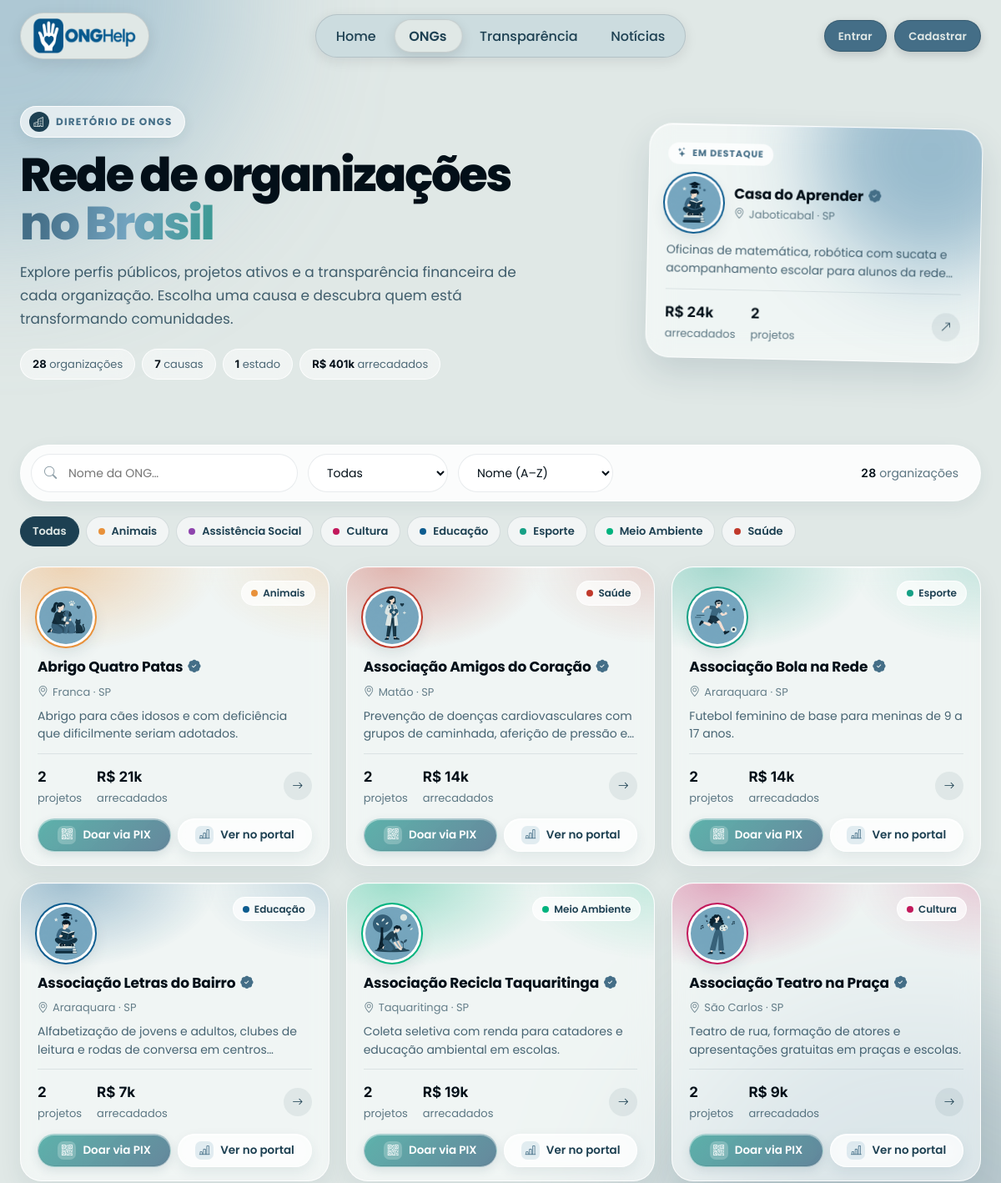
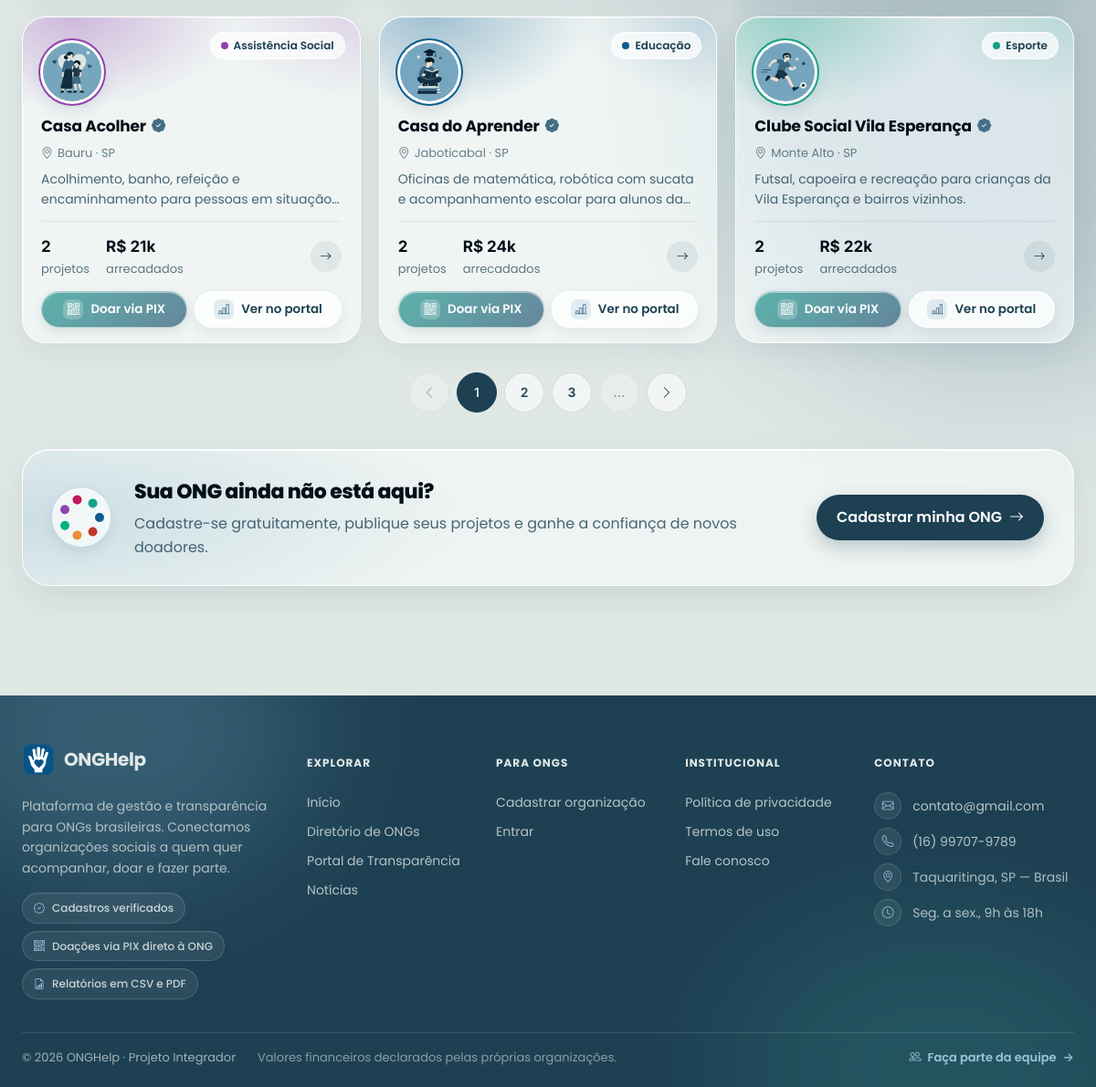
The app's page /pages/ongs.php?ordem=nome&pagina=1 with its own data (2 pictures, top to bottom).
### tables this page shows
CREATE TABLE `usuarios` (
  `id` int(10) unsigned NOT NULL AUTO_INCREMENT,
  `nome` varchar(160) NOT NULL,
  `cnpj` varchar(20) NOT NULL,
  `email` varchar(160) NOT NULL,
  `senha` varchar(255) NOT NULL,
  `area` varchar(60) NOT NULL,
  `status` enum('pendente','aprovada','recusada','suspensa') NOT NULL DEFAULT 'pendente',
  `aprovado_em` datetime DEFAULT NULL,
  `verificada_em` datetime DEFAULT NULL,
  `verificado_por` int(10) unsigned DEFAULT NULL,
  `motivo_recusa` text DEFAULT NULL,
  `responsavel_nome` varchar(160) NOT NULL DEFAULT '',
  `responsavel_cargo` varchar(80) NOT NULL DEFAULT '',
  `responsavel_autorizacao` tinyint(1) NOT NULL DEFAULT 0,
  `canal_tipo` enum('site','instagram','facebook','telefone','outro') NOT NULL DEFAULT 'site',
  `canal_valor` varchar(255) NOT NULL DEFAULT '',
  `email_aprovacao_enviado_em` datetime DEFAULT NULL,
  `cidade` varchar(100) NOT NULL DEFAULT 'Brasil',
  `estado` char(2) DEFAULT NULL,
  `descricao` text DEFAULT NULL,
  `pix_chave` varchar(20) NOT NULL,
  `cor_tema` varchar(7) DEFAULT NULL,
  `cor_fundo` varchar(7) DEFAULT NULL,
  `criado_em` datetime NOT NULL DEFAULT current_timestamp(),
  `foto_perfil` varchar(255) DEFAULT NULL,
  PRIMARY KEY (`id`),
  UNIQUE KEY `cnpj` (`cnpj`),
  UNIQUE KEY `email` (`email`),
  KEY `idx_usuarios_status` (`status`),
  KEY `idx_usuarios_status_cidade` (`status`,`cidade`),
  KEY `idx_usuarios_status_area` (`status`,`area`),
  KEY `fk_usuarios_admin` (`verificado_por`),
  CONSTRAINT `fk_usuarios_admin` FOREIGN KEY (`verificado_por`) REFERENCES `admins` (`id`) ON DELETE SET NULL
);

### pages/ongs.php (the view, shortened to what the rows shown need)
<?php
require_once '../includes/db.php';
require_once '../includes/helpers.php';
$ordem         = $_GET['ordem'] ?? 'nome';
$porPagina   = 9;
$pagina      = isset($_GET['pagina']) && ctype_digit($_GET['pagina'])
    ? max(1, (int) $_GET['pagina'])
    : 1;
$where  = "u.status = 'aprovada'";
$params = [];
switch ($ordem) {
    default:
        $orderBy = "u.nome ASC";
}
$stmtCount = $pdo->prepare("SELECT COUNT(*) FROM usuarios u WHERE $where");
$stmtCount->execute($params);
$totalOngs    = (int) $stmtCount->fetchColumn();
$totalPaginas = max(1, (int) ceil($totalOngs / $porPagina));
$pagina = min($pagina, $totalPaginas);
$offset = ($pagina - 1) * $porPagina;
$sql = "
    SELECT u.id, u.nome, u.area, u.cidade, u.estado, u.descricao, u.pix_chave, u.cor_tema, u.cor_fundo, u.status, u.verificada_em, u.foto_perfil,
           (SELECT COALESCE(SUM(m.valor), 0) FROM movimentacoes m
             WHERE m.usuario_id = u.id AND m.tipo = 'receita') AS arrecadado,
           (SELECT COUNT(*) FROM projetos p WHERE p.usuario_id = u.id) AS projetos
    FROM   usuarios u
    WHERE  $where
    ORDER  BY $orderBy
    LIMIT  $porPagina OFFSET $offset
";
$stmtOngs = $pdo->prepare($sql);
$stmtOngs->execute($params);
$ongs = $stmtOngs->fetchAll();
$destaqueStmt = $pdo->prepare("
    SELECT u.id, u.nome, u.area, u.cidade, u.estado, u.descricao,
           u.pix_chave, u.cor_tema, u.cor_fundo, u.status, u.verificada_em, u.foto_perfil,
           (SELECT COALESCE(SUM(m.valor), 0) FROM movimentacoes m
             WHERE m.usuario_id = u.id AND m.tipo = 'receita') AS arrecadado,
           (SELECT COUNT(*) FROM projetos p WHERE p.usuario_id = u.id) AS projetos
    FROM   usuarios u
    WHERE  $where
    ORDER  BY arrecadado DESC, u.nome ASC
    LIMIT  1
");
$destaqueStmt->execute($params);
$destaque = $destaqueStmt->fetch() ?: null;
$coresArea = coresArea();
include '../includes/header.php';
?>
<section class="ongs-page-head og-head">
  <div class="container">
    <div class="og-head-grade">
      <div class="og-head-copy">
        <h1 class="ongs-page-title">
          Rede de organizações <span class="og-sem-quebra">no Brasil</span>
        </h1>
      </div>
      <?php if ($destaque):
        [$corD] = temaOng($destaque, $coresArea);
        $descD = trim($destaque['descricao'] ?? '');
      ?>
        <a class="og-destaque" href="perfilpublico.php?id=<?= (int) $destaque['id'] ?>"
           style="--causa-cor:<?= htmlspecialchars($corD) ?>;">
          <span class="og-destaque-rotulo"><i class="bi bi-stars" aria-hidden="true"></i> Em destaque</span>
          <span class="og-destaque-topo">
            <span class="og-avatar">
              <img src="<?= htmlspecialchars(fotoPerfilUrl($destaque['foto_perfil'] ?? null, '../', $destaque['area'] ?? null), ENT_QUOTES, 'UTF-8') ?>" alt="" aria-hidden="true">
            </span>
            <span>
              <span class="og-nome"><?= htmlspecialchars($destaque['nome']) ?> <?= badgeVerificado($destaque, true) ?></span>
              <span class="og-local"><i class="bi bi-geo-alt" aria-hidden="true"></i> <?= htmlspecialchars($destaque['cidade'] ?: 'Brasil') ?><?= $destaque['estado'] ? ' · ' . htmlspecialchars($destaque['estado']) : '' ?></span>
            </span>
          </span>
          <?php if ($descD !== ''): ?>
            <span class="og-desc"><?= htmlspecialchars($descD) ?></span>
          <?php endif; ?>
          <span class="og-destaque-base">
            <span><strong><?= fmtDinheiro((float) $destaque['arrecadado'], true) ?></strong> arrecadados</span>
            <span><strong><?= (int) $destaque['projetos'] ?></strong> projetos</span>
            <span class="og-seta" aria-hidden="true"><i class="bi bi-arrow-up-right"></i></span>
          </span>
        </a>
      <?php endif; ?>
    </div>
  </div>
</section>
<section id="lista" class="section page-main ongs-page og-lista">
  <div class="container">
    <?php if (empty($ongs)): ?>
      <div class="ongs-index ongs-index-vazio">
        <div class="ongs-empty">
          <p class="ongs-empty-text">Nenhuma organização encontrada com esses filtros</p>
          <a href="ongs.php#lista" class="btn btn-outline-secondary rounded-pill px-4">
            Limpar filtros
          </a>
        </div>
      </div>
    <?php else: ?>
      <div class="og-grade">
        <?php foreach ($ongs as $ong):
          [$cor1] = temaOng($ong, $coresArea);
          $descricao = trim($ong['descricao'] ?? '');
        ?>
        <article class="og-card" style="--causa-cor:<?= htmlspecialchars($cor1) ?>;">
          <span class="og-card-aurora" aria-hidden="true"></span>
          <span class="og-causa"><span class="cause-dot" aria-hidden="true"></span> <?= htmlspecialchars($ong['area']) ?></span>
          <span class="og-avatar">
            <img src="<?= htmlspecialchars(fotoPerfilUrl($ong['foto_perfil'] ?? null, '../', $ong['area'] ?? null), ENT_QUOTES, 'UTF-8') ?>"
                 alt="" aria-hidden="true">
          </span>
          <h2 class="og-nome">
            <a class="og-card-link" href="perfilpublico.php?id=<?= (int) $ong['id'] ?>"><?= htmlspecialchars($ong['nome']) ?></a>
            <?= badgeVerificado($ong, true) ?>
          </h2>
          <span class="og-local">
            <i class="bi bi-geo-alt" aria-hidden="true"></i>
            <?= htmlspecialchars($ong['cidade'] ?: 'Brasil') ?><?= $ong['estado'] ? ' · ' . htmlspecialchars($ong['estado']) : '' ?>
          </span>
          <span class="og-desc"><?= htmlspecialchars($descricao) ?></span>
          <span class="og-card-base">
            <span class="og-numero"><strong><?= number_format((int) $ong['projetos'], 0, ',', '.') ?></strong> projetos</span>
            <span class="og-numero"><strong><?= fmtDinheiro((float) $ong['arrecadado'], true) ?></strong> arrecadados</span>
            <span class="og-seta" aria-hidden="true"><i class="bi bi-arrow-right"></i></span>
          </span>
          <span class="og-card-acoes">
            <?php if (!empty($ong['pix_chave'])): ?>
              <button type="button" class="btn-pix" data-bs-toggle="modal" data-bs-target="#modalDoacao<?= (int) $ong['id'] ?>">
                <i class="bi bi-qr-code" aria-hidden="true"></i> Doar via PIX
              </button>
            <?php endif; ?>
            <a class="btn-portal" href="transparencia.php?ong=<?= (int) $ong['id'] ?>">
              <i class="bi bi-bar-chart-line" aria-hidden="true"></i> Ver no portal
            </a>
          </span>
        </article>
        <?php endforeach; ?>
      </div>
    <?php endif; ?>
  </div>
</section>
<section class="og-convite-secao">
  <div class="container">
    <div class="og-convite">
      <div>
        <h2>Sua ONG ainda não está aqui?</h2>
      </div>
    </div>
  </div>
</section>
<?php include '../includes/footer.php'; ?>

### includes/helpers.php (shortened to what the rows shown need)
<?php
function fmtDinheiro(float $v, bool $compacto = false): string
{
    if ($compacto) {
        if ($v >= 1_000)     return 'R$ ' . number_format($v / 1_000, 0, ',', '.') . 'k';
        return 'R$ ' . number_format($v, 0, ',', '.');
    }
    return 'R$ ' . number_format($v, 2, ',', '.');
}
function fmtData(string $data): string
{
    return date('d/m/Y', strtotime($data));
}
function badgeVerificado(array $ong, bool $compacto = false): string
{
    $data = fmtData((string) $ong['verificada_em']);
    $iso  = date('Y-m-d', strtotime((string) $ong['verificada_em']));
    if ($compacto) {
        return '<i class="bi bi-patch-check-fill ong-card-verif" '
            . 'title="Cadastro verificado em ' . htmlspecialchars($data, ENT_QUOTES, 'UTF-8') . '" '
            . 'aria-label="Cadastro verificado em ' . htmlspecialchars($data, ENT_QUOTES, 'UTF-8') . '"></i>';
    }
    return '<span class="badge-verificado">'
        . '<i class="bi bi-patch-check-fill"></i> Verificada em '
        . '<time datetime="' . htmlspecialchars($iso, ENT_QUOTES, 'UTF-8') . '">'
        . htmlspecialchars($data, ENT_QUOTES, 'UTF-8')
        . '</time></span>';
}
function arquivoImagemDisponivel(string $pasta, string $nomeBase): ?string
{
    foreach (['png', 'webp', 'jpg', 'jpeg', 'svg'] as $extensao) {
        $arquivo = $nomeBase . '.' . $extensao;
        if (is_file(rtrim($pasta, '/\\') . DIRECTORY_SEPARATOR . $arquivo)) {
            return $arquivo;
        }
    }
    return null;
}
function iconeArea(string $area, string $base = ''): string
{
    $mapa = [
        'Educação'           => 'educacao',
        'Saúde'              => 'saude',
        'Animais'            => 'animais',
        'Meio Ambiente'      => 'meio-ambiente',
        'Assistência Social' => 'assistencia-social',
        'Cultura'            => 'cultura',
        'Esporte'            => 'esporte',
        'Outra'              => 'outra',
    ];
    $slug  = $mapa[$area] ?? 'outra';
    $pasta = __DIR__ . '/../assets/img/icons/areas';
    $arquivo = arquivoImagemDisponivel($pasta, $slug) ?? 'outra.png';
    return $base . 'assets/img/icons/areas/' . $arquivo;
}
function fotoPerfilUrl(?string $arquivo, string $base = '', ?string $area = null): string
{
    $arquivo = basename(trim((string) $arquivo));
    $pasta   = __DIR__ . '/../assets/img/uploads/perfis/';
    if ($area !== null && trim($area) !== '') {
        return iconeArea($area, $base);
    }
    $padrao = arquivoImagemDisponivel(__DIR__ . '/../assets/img/defaults', 'avatar-ong')
        ?? 'avatar-ong.png';
    return $base . 'assets/img/defaults/' . $padrao;
}
function coresArea(): array
{
    return [
        'Educação'           => ['#0D5C8F', '#0a4a73'],
        'Saúde'              => ['#C0392B', '#922B21'],
        'Animais'            => ['#E8913A', '#d45610'],
        'Meio Ambiente'      => ['#00B37E', '#00855D'],
        'Assistência Social' => ['#8E44AD', '#6C3483'],
        'Cultura'            => ['#C2185B', '#8E1143'],
        'Esporte'            => ['#16A085', '#0E6655'],
        'Outra'              => ['#5A6A80', '#3D4A5C'],
    ];
}
function temaOng(array $ong, ?array $coresArea = null): array
{
    $custom = strtoupper(trim($ong['cor_tema'] ?? ''));
    $coresArea ??= coresArea();
    return $coresArea[$ong['area'] ?? ''] ?? ['#5A6A80', '#3D4A5C'];
}

### records on screen
usuarios: nome "Casa do Aprender", cidade "Jaboticabal", estado "SP", descricao "Oficinas de matemática, robótica com sucata e acompanhamento escolar para alunos da…", area "Educação", descricao "Oficinas de matemática, robótica com sucata e acompanhamento escolar para alunos…", projetos "2", arrecadado "R$ 24k"
usuarios: area "Animais", shows a picture, nome "Abrigo Quatro Patas", cidade "Franca", estado "SP", descricao "Abrigo para cães idosos e com deficiência que dificilmente seriam adotados.", projetos "2", arrecadado "R$ 21k"
usuarios: area "Saúde", shows a picture, nome "Associação Amigos do Coração", cidade "Matão", estado "SP", descricao "Prevenção de doenças cardiovasculares com grupos de caminhada, aferição de pressão…", projetos "2", arrecadado "R$ 14k"
usuarios: area "Esporte", nome "Associação Bola na Rede", cidade "Araraquara", estado "SP", descricao "Futebol feminino de base para meninas de 9 a 17 anos.", projetos "2", arrecadado "R$ 14k"
usuarios: area "Educação", nome "Associação Letras do Bairro", cidade "Araraquara", estado "SP", descricao "Alfabetização de jovens e adultos, clubes de leitura e rodas de conversa em…", projetos "2", arrecadado "R$ 7k"
usuarios: area "Meio Ambiente", shows a picture, nome "Associação Recicla Taquaritinga", cidade "Taquaritinga", estado "SP", descricao "Coleta seletiva com renda para catadores e educação ambiental em escolas.", projetos "2", arrecadado "R$ 19k"
usuarios: area "Cultura", shows a picture, nome "Associação Teatro na Praça", cidade "São Carlos", estado "SP", descricao "Teatro de rua, formação de atores e apresentações gratuitas em praças e escolas.", projetos "2", arrecadado "R$ 9k"
usuarios: area "Assistência Social", shows a picture, nome "Casa Acolher", cidade "Bauru", estado "SP", descricao "Acolhimento, banho, refeição e encaminhamento para pessoas em…", projetos "2", arrecadado "R$ 21k"
usuarios: area "Esporte", nome "Clube Social Vila Esperança", cidade "Monte Alto", estado "SP", descricao "Futsal, capoeira e recreação para crianças da Vila Esperança e bairros vizinhos.", projetos "2", arrecadado "R$ 22k"

### other values on screen
$stats['total_ongs'] "28"
$stats['total_areas'] "7"
$stats['total_estados'] "1"
fmtDinheiro((float) $stats['total_arrecadado'], true) "R$ 401k"
fmtDinheiro((float) $destaque['arrecadado'], true) "R$ 24k"
$destaque['projetos'] "2"
$totalOngs "28"
$row['area'] "Animais"
$row['area'] "Assistência Social"
$row['area'] "Cultura"
$row['area'] "Educação"
$row['area'] "Esporte"
$row['area'] "Meio Ambiente"
$row['area'] "Saúde"
